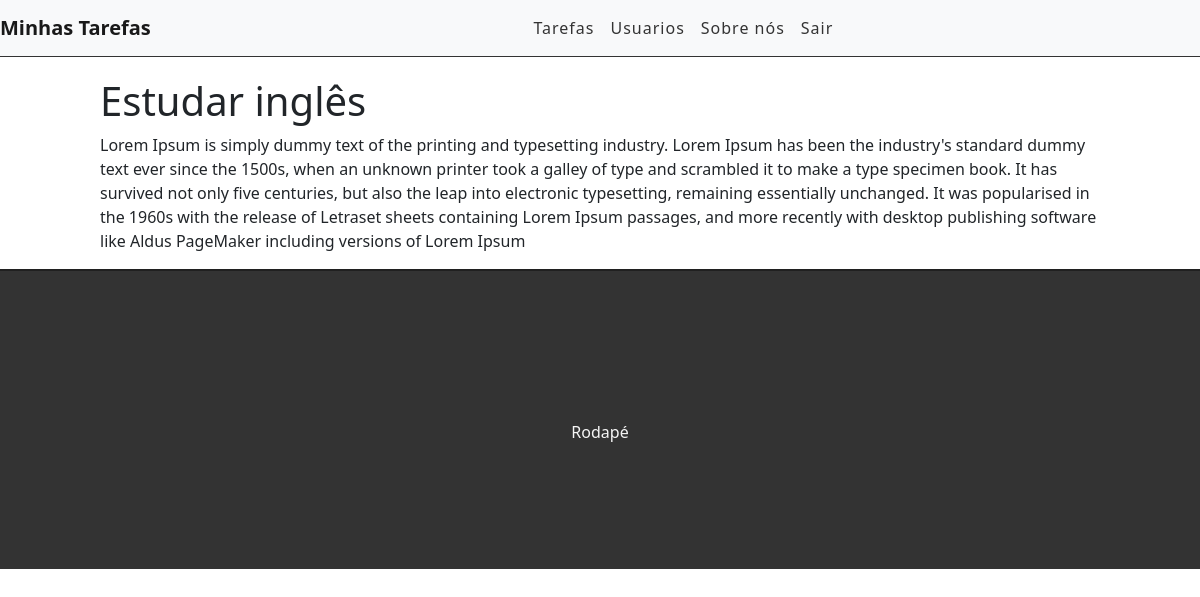
The page /task/1/ (signed in) on the database its author committed.
### tasks/models.py (models this page shows, shortened)
class Task(models.Model):
    STATUS=(
        ('doing', 'Doing'),
        ('done', 'Done'),
    )
    title = models.CharField(max_length=255)
    description = models.TextField()
    done = models.CharField(max_length=5, choices=STATUS,)
    created_at = models.DateTimeField(auto_now_add=True)
    update_at = models.DateTimeField(auto_now=True)

### tasks/views.py (the view)
# urls.py: path('task/<int:id>/', views.taskView, name='task-view'),
@login_required
def taskView(request, id):
    task_task = get_object_or_404(Task, pk=id)
    show_task = {'task_task': task_task}
    return render(request, 'tasks/task.html', show_task)

### tasks/templates/tasks/task.html (shortened to what this page needs)
{% extends 'base.html' %}
{% block content %}
    <div class="offset-1 col-10 list-div">
        <h1>{{task_task.title}}</h1>
        <p>{{task_task.description}}</p>
    </div>
{% endblock %}

### tasks/static/css/styles.css (style rules this page uses)
.list-div { padding: 0; }

### rows shown on the page
Task: title "Estudar inglês", description "Lorem Ipsum is simply dummy text of the printing and typesetting industry. Lorem Ipsum has been the industry's standard dummy text ever since the 1500s, when an unknown printer took a galley of type and scrambled it to make a type specimen book. It has survived not only five centuries, but also the leap into electronic typesetting, remaining essentially unchanged. It was popularised in the 1960s with the release of Letraset sheets containing Lorem Ipsum passages, and more recently with desktop publishing software like Aldus PageMaker including versions of Lorem Ipsum"
